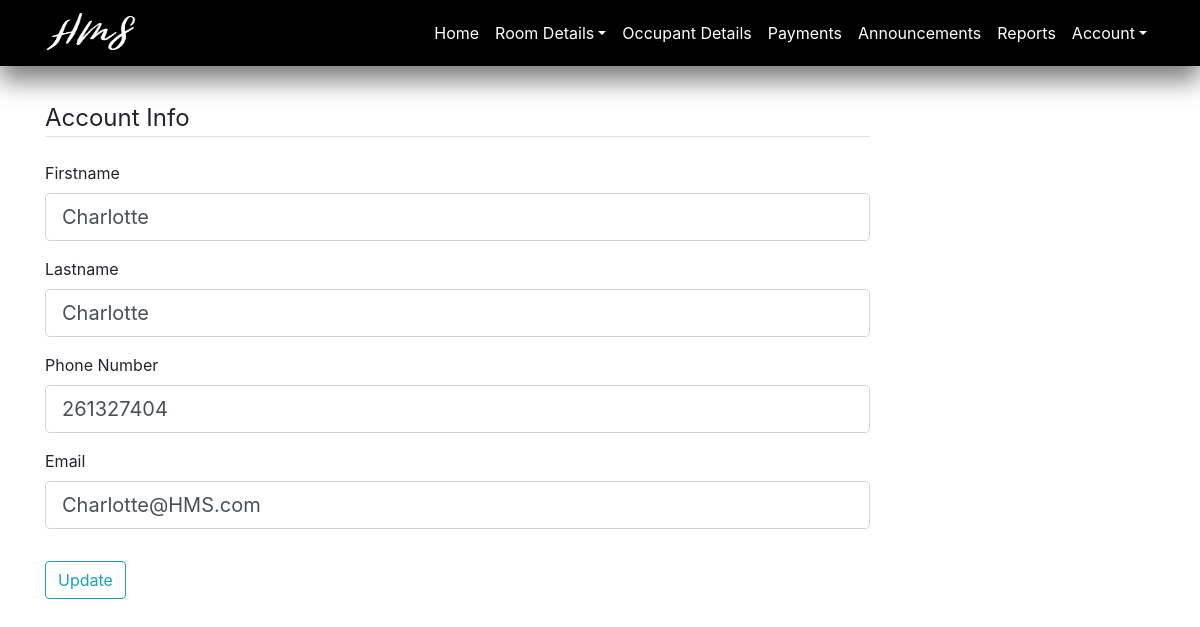
/admin/account (signed in), run on an earlier commit of the app's database.
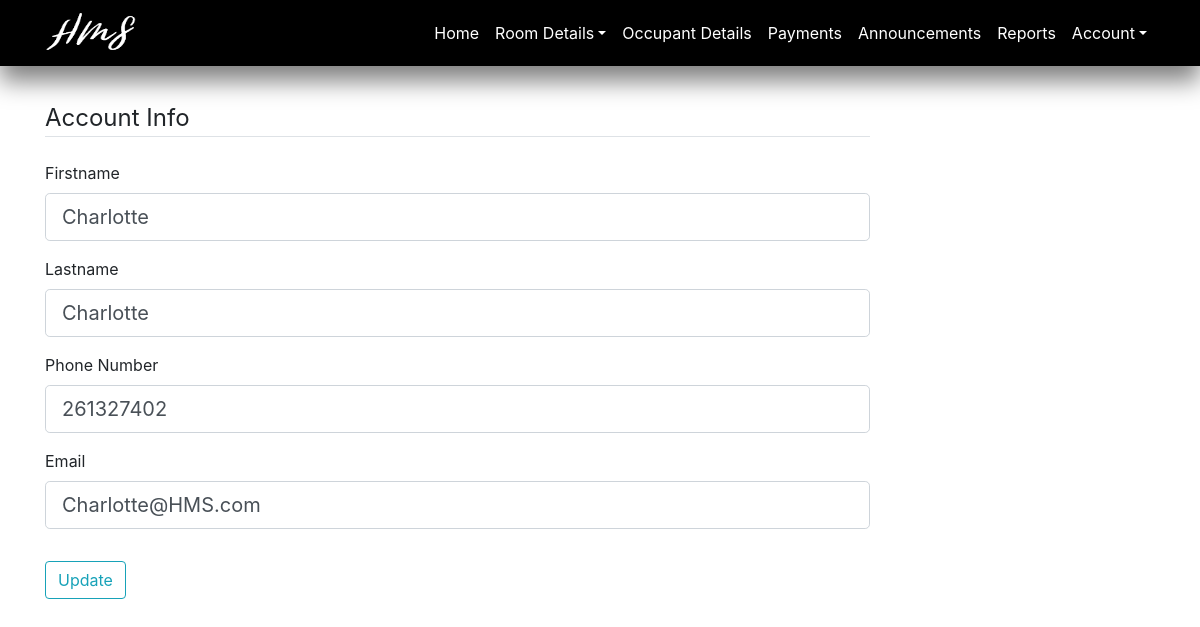
And on a later commit of the database.
### HMS/models.py (models this page shows, shortened)
class User(db.Model, UserMixin):
    __tablename__ = "users"
    id = db.Column(db.Integer, primary_key=True)
    firstname = db.Column(db.String(20), nullable=False)
    lastname = db.Column(db.String(20), nullable=False)
    email = db.Column(db.String(120), unique=True, nullable=False)
    number = db.Column(db.String(10), unique=True, nullable=False)
    gender = db.Column(db.String(10), nullable=False)
    role = db.Column(db.String(10), nullable=False, default="student")
    password = db.Column(db.String(60), nullable=False)
    hostel_id = db.Column(db.Integer, db.ForeignKey('hostels.hostel_id'))
    room_id = db.Column(db.String, db.ForeignKey('rooms.room_num'))
    images = db.relationship('Images', backref='user')
    announcements = db.relationship('Announcement', backref='user')

### HMS/routes.py (the view)
@app.route("/admin/account", methods=['GET', 'POST'])
@login_required
def updateaccount():
    if current_user.role == 'admin':
        form = UpdateAccountForm()
        if form.validate_on_submit():
            current_user.firstname = form.firstname.data
            current_user.lastname = form.lastname.data
            current_user.number = form.number.data
            current_user.email = form.email.data
            db.session.commit()
            flash('Your account has been updated!', 'success')
            return redirect(url_for('updateaccount'))
        elif request.method == 'GET':
            form.firstname.data = current_user.firstname
            form.lastname.data = current_user.lastname
            form.number.data = current_user.number
            form.email.data = current_user.email
        return render_template('updateaccount.html', title='Account', form=form)
    else:
        return render_template('logInError.html')

### HMS/forms.py (shortened to what this page needs)
class UpdateAccountForm(FlaskForm):
    firstname = StringField('Firstname',
                            validators=[DataRequired(), Length(min=2, max=20)])
    lastname = StringField('Lastname',
                           validators=[DataRequired(), Length(min=2, max=20)])
    number = StringField('Phone Number',
                         validators=[DataRequired(), Length(min=9, max=20)])
    email = StringField('Email',
                        validators=[DataRequired(), Email()])
    submit = SubmitField('Update')

### HMS/__init__.py (called while the page is built)
@app.before_request
def make_session_permanent():
    session.permanent = True
    app.permanent_session_lifetime = timedelta(minutes=60)

### HMS/models.py (called while the page is built)
@login_manager.user_loader
def load_user(user_id):
    return User.query.get(int(user_id))

### HMS/templates/updateaccount.html (shortened to what this page needs)
{% extends "admin_layout.html" %}
{% block content %}
    <form method="POST" action="" enctype="multipart/form-data">
        <fieldset class="form-group">
            <legend class="border-bottom mb-4">Account Info</legend>
            <div class="form-group">
                {{ form.firstname.label(class="form-control-label") }}
                {% if form.firstname.errors %}
                    {{ form.firstname(class="form-control form-control-lg is-invalid") }}
                    <div class="invalid-feedback">
                        {% for error in form.firstname.errors %}
                            <span>{{ error }}</span>
                        {% endfor %}
                    </div>
                {% else %}
                    {{ form.firstname(class="form-control form-control-lg") }}
                {% endif %}
            </div>
            <div class="form-group">
                {{ form.lastname.label(class="form-control-label") }}
                {% if form.lastname.errors %}
                    {{ form.lastname(class="form-control form-control-lg is-invalid") }}
                    <div class="invalid-feedback">
                        {% for error in form.lastname.errors %}
                            <span>{{ error }}</span>
                        {% endfor %}
                    </div>
                {% else %}
                    {{ form.lastname(class="form-control form-control-lg") }}
                {% endif %}
            </div>
            <div class="form-group">
                {{ form.number.label(class="form-control-label") }}
                {% if form.number.errors %}
                    {{ form.number(class="form-control form-control-lg is-invalid") }}
                    <div class="invalid-feedback">
                        {% for error in form.number.errors %}
                            <span>{{ error }}</span>
                        {% endfor %}
                    </div>
                {% else %}
                    {{ form.number(class="form-control form-control-lg") }}
                {% endif %}
            </div>
            <div class="form-group">
                {{ form.email.label(class="form-control-label") }}
                {% if form.email.errors %}
                    {{ form.email(class="form-control form-control-lg is-invalid") }}
                    <div class="invalid-feedback">
                        {% for error in form.email.errors %}
                            <span>{{ error }}</span>
                        {% endfor %}
                    </div>
                {% else %}
                    {{ form.email(class="form-control form-control-lg") }}
                {% endif %}
            </div>
        </fieldset>
        <div class="form-group">
            {{ form.submit(class="btn btn-outline-info") }}
        </div>
    </form>
{% endblock content%}

### HMS/templates/admin_layout.html (shortened to what this page needs)
<!DOCTYPE html>
<html lang="en">
<head>
    <link rel="stylesheet" href="https://stackpath.bootstrapcdn.com/bootstrap/4.1.1/css/bootstrap.min.css">
    <link rel="stylesheet" href="../static/main.css">
<body>
    <header>
        <nav class="navbar navbar-expand-lg navbar-light navbar-fixed-top" id="mainNav">
            <div class="container">
                <a href="/admin"> <img class="icon navbar-brand js-scroll-trigger" src="/static/img/whitelogo.png" alt="HMS icon" href="{{ url_for('admin') }}"> </a>
                <div class="collapse navbar-collapse" id="navbarResponsive">
                    <ul class="navbar-nav ml-auto">
                        <li class="nav-item">
                          <a class="nav-link js-scroll-trigger text-white" href="{{ url_for('admin')}}">Home</a>
                        </li>
                        <li class="nav-item dropdown">
                            <a class="nav-link dropdown-toggle text-white" data-toggle="dropdown" href="#" role="button" aria-haspopup="true" aria-expanded="false">Room Details</a>
                        </li>
                        <li class="nav-item">
                          <a class="nav-link js-scroll-trigger text-white" href="{{ url_for('occupants_details') }}">Occupant Details</a>
                        </li>
                        <li class="nav-item">
                          <a class="nav-link js-scroll-trigger text-white" href="{{ url_for('payments') }}">Payments</a>
                        </li>
                        <li class="nav-item">
                          <a class="nav-link js-scroll-trigger text-white" href="{{ url_for('admin_announce') }}">Announcements</a>
                        </li>
                        <li class="nav-item">
                          <a class="nav-link js-scroll-trigger text-white" href="{{ url_for('reports') }}">Reports</a>
                        </li>
                        <li class="nav-item dropdown">
                            <a class="nav-link dropdown-toggle text-white" data-toggle="dropdown" href="#" role="button" aria-haspopup="true" aria-expanded="false">Account</a>
                        </li>
                    </ul>
                </div>
            </div>
        </nav>
    </header>
    <main role = "main" class="container">
        <div class="row">
            <div class="col-md-9" style="margin-top: 100px">
                {% block content %}{% endblock %}
            </div>
        </div>
    </main>
</body>
</html>

### HMS/static/main.css (style rules this page uses)
.icon { width:91px; height:50px; }
.navbar { background-color: rgba(0,0,0,1); position: fixed; z-index: 9; width: 100%; box-shadow: 0 15px 25px rgba(0,0,0,0.5); }

What changed in the data, as far as the page shows it:
changed User "Charlotte": number "261327404" → "261327402"
